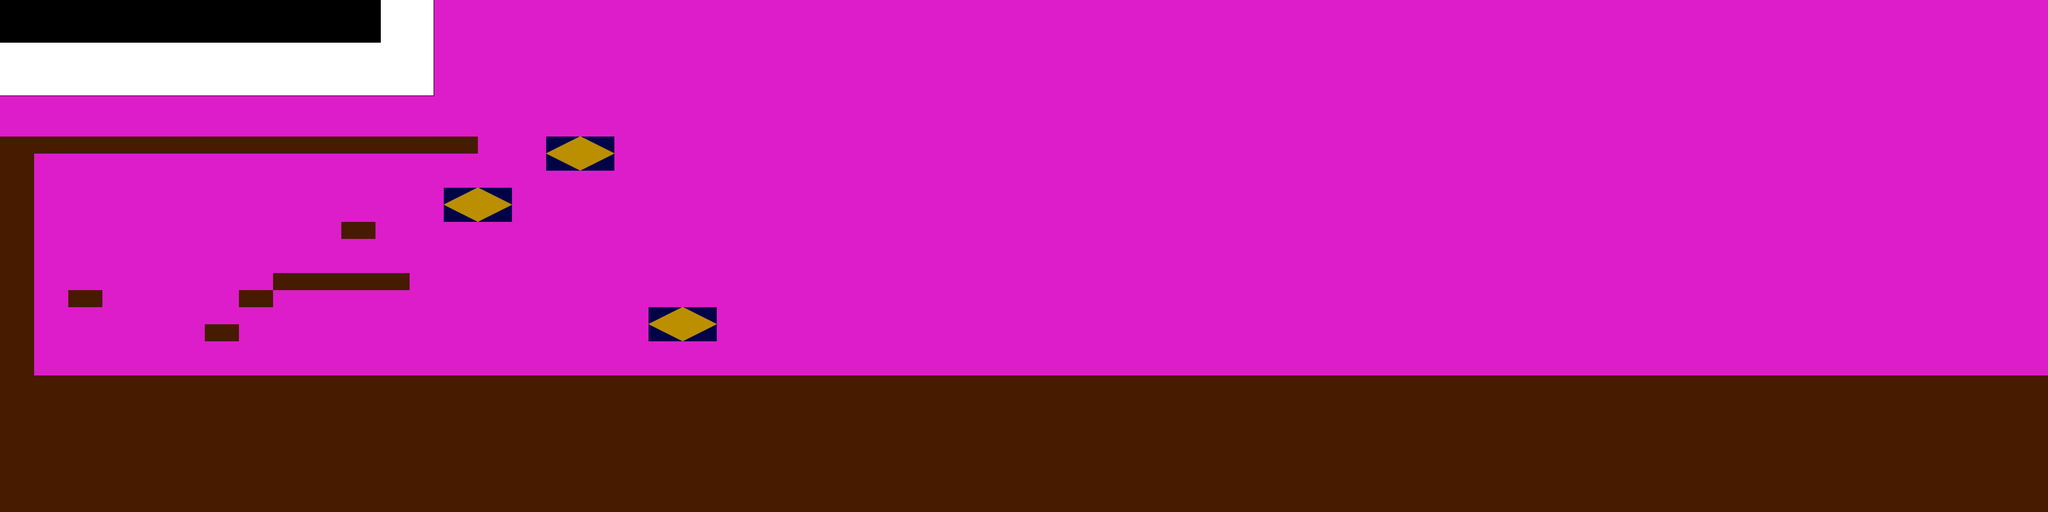

The image is a tile-based game level rendered from a .tmx file. Its description and source (layers, tilesets, objects; grid data summarised) follow:
An orthogonal 60x30 tile map with 64x32 px tiles, 2 tile layers (Kachelebene 2, Kachelebene 2), 3 tilesets, 1 image layer and 4 objects (PLAYER, Dumb2, Dumb1).

<map version="1.0" tiledversion="1.1.4" orientation="orthogonal" renderorder="right-down" width="60" height="30" tilewidth="64" tileheight="32" infinite="0" backgroundcolor="#dd1dca" nextobjectid="5">
 <tileset firstgid="1" name="half_tiles" tilewidth="64" tileheight="32" tilecount="30" columns="6">
  <image source="tilesets/half_tiles.png" width="384" height="160" />
  <tile id="24">
   <objectgroup draworder="index">
    <object id="1" x="0" y="0" width="64" height="32" />
   </objectgroup>
  </tile>
 </tileset>
 <tileset firstgid="31" source="tilesets/block_actor.tsx" />
 <tileset firstgid="33" source="tilesets/block_animation.tsx" />
 <imagelayer name="Bildebene 1" offsetx="-186" offsety="-820">
  <image source="tilesets/parallax_test.png" width="1000" height="1000" />
  <properties>
   <property name="PARALLAX" type="bool" value="true" />
  </properties>
 </imagelayer>
 <layer name="Kachelebene 2" width="60" height="30">
  <data>[1800 cells, 515 non-empty, 1 distinct tile ids]</data>
 </layer>
 <layer name="Kachelebene 2" width="60" height="30">
  <data>[1800 cells, 12 non-empty, 4 distinct tile ids]</data>
 </layer>
 <objectgroup name="Objektebene 1">
  <object id="1" name="PLAYER" gid="31" x="520" y="664" width="128" height="128">
   <properties>
    <property name="ON_ALWAYS" value="Physics" />
    <property name="ON_IDLE" value="IdleLast" />
   </properties>
  </object>
  <object id="2" name="Dumb2" gid="31" x="1021" y="582" width="128" height="128">
   <properties>
    <property name="BASE_SPEED" type="float" value="70" />
    <property name="ON_ALWAYS" value="Fall" />
    <property name="ON_IDLE" value="WRight" />
   </properties>
  </object>
  <object id="3" name="Dumb1" gid="31" x="573" y="375" width="128" height="128">
   <properties>
    <property name="BASE_SPEED" type="float" value="70" />
    <property name="ON_ALWAYS" value="Fall" />
    <property name="ON_IDLE" value="WRight" />
   </properties>
  </object>
 </objectgroup>
</map>
